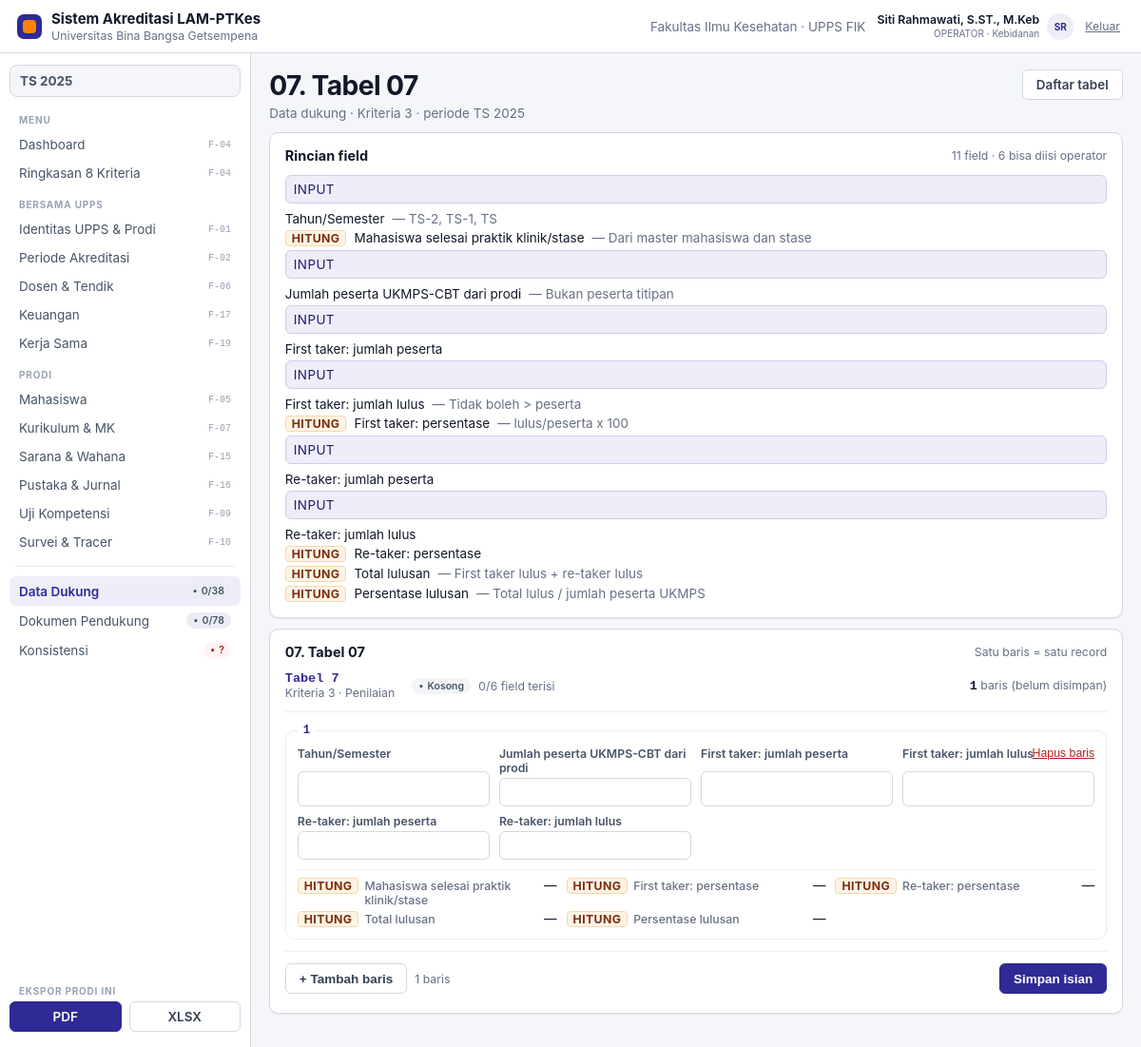
/index.php?m=tabel&a=lihat&t=07 (signed in), run on an earlier commit of the app's database.
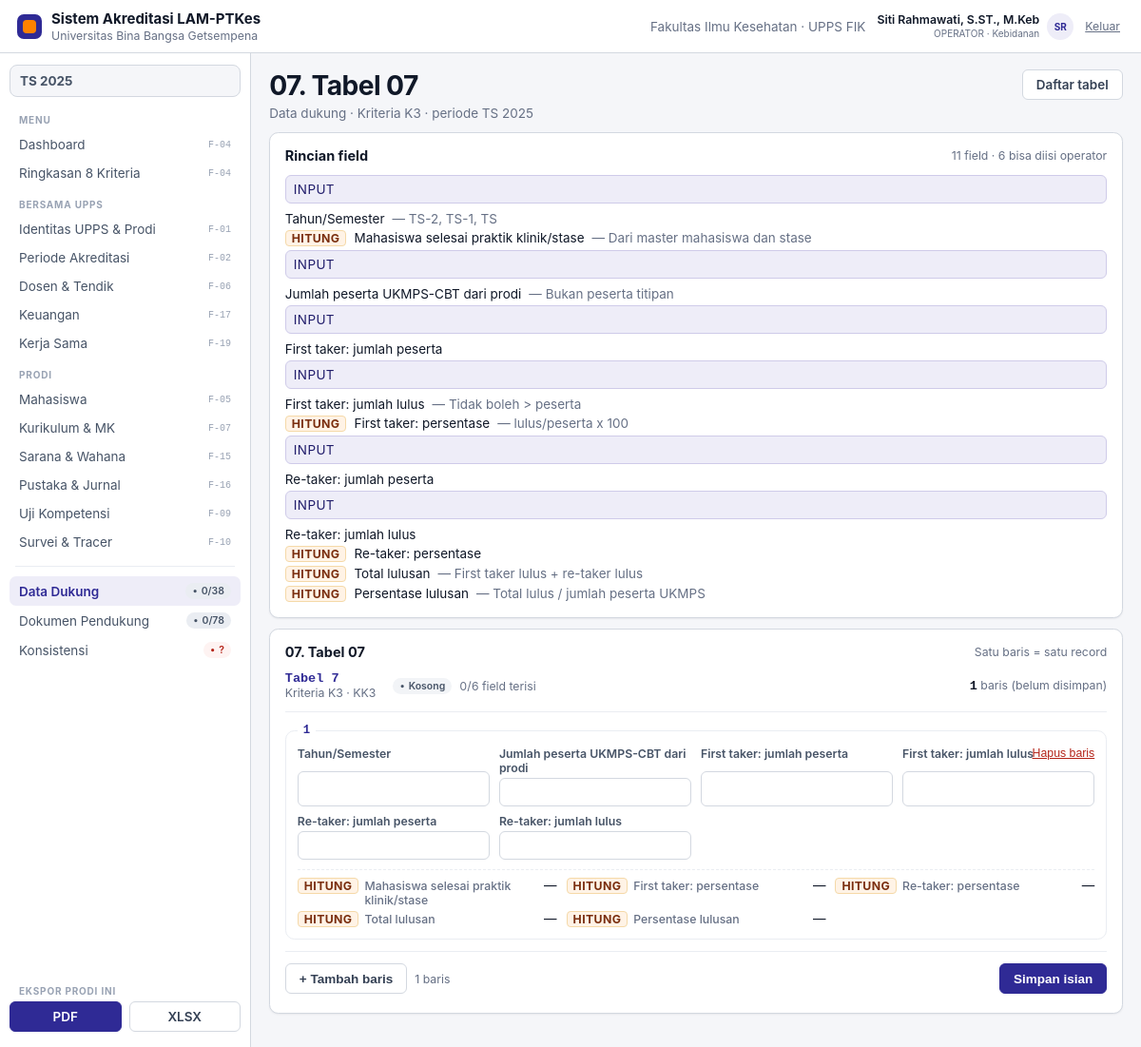
And on a later commit of the database.
### tables this page shows
CREATE TABLE tabel_dukung (
  kode          CHAR(2) NOT NULL,
  nomor         TINYINT UNSIGNED NOT NULL,
  judul         VARCHAR(255) NOT NULL,
  kriteria      CHAR(2) NOT NULL,
  khusus_profesi TINYINT(1) NOT NULL DEFAULT 0,
  varian        VARCHAR(20) NULL,                 
  berlaku_untuk VARCHAR(20) NOT NULL DEFAULT 'semua',
  PRIMARY KEY (kode),
  UNIQUE KEY uq_tabel_nomor (nomor),
   
   
  CONSTRAINT fk_tabel_kriteria FOREIGN KEY (kriteria) REFERENCES kriteria(kode)
);

CREATE TABLE IF NOT EXISTS kriteria (
  kode       CHAR(2) NOT NULL,
  nama       VARCHAR(160) NOT NULL,
  PRIMARY KEY (kode)
);

### web/modul/tabel/index.php (the view, shortened to what the changed rows need)
<?php
require_once __DIR__ . '/../../system/layout.php';
require_once dirname(__DIR__, 2) . '/tampilan/kerangka/komponen.php';
require_once __DIR__ . '/proses.php';
function gaya_tabel(): string
{
    return '<link rel="stylesheet" href="' . e(BASE_URL) . 'aset/css/kerangka.css?v=1">'
         . '<link rel="stylesheet" href="' . e(BASE_URL) . 'aset/css/tabel.css?v=1">';
}
$aksi = preg_replace('/[^a-z]/', '', $_GET['a'] ?? 'index');
$PRODI = prodi_aktif();
$per = $PRODI ? periode_aktif($PRODI) : null;
$PERIODE = (int) $per['id'];
$tabelKode = (string) ($_GET['t'] ?? $_POST['t'] ?? '');
if ($aksi === 'lihat') {
    $tabelKode = preg_replace('/[^0-9]/', '', $tabelKode);
    try {
        $info = tabel_info($tabelKode);
    } catch (TabelDitolak $x) {
        render('Tabel tidak ditemukan', gaya_tabel() . halaman_galat(404,
            'Kode tabel <b>' . e($tabelKode) . '</b> tidak ada di instrumen.'));
        return;
    }
    $status = status_satu_tabel($tabelKode, $PRODI, $PERIODE);
    $field = tabel_field($tabelKode);
    $input = array_values(array_filter($field, fn($f) => $f['asal'] === 'Input'));
    $lain = array_values(array_filter($field, fn($f) => $f['asal'] !== 'Input'));
    $baris = tabel_baris($tabelKode, $PRODI, $PERIODE);
    $terkunci = $status['dikunci'];
    $bisaIsi = boleh('ISI') && !$terkunci && $status['berlaku'];
    $drafKosong = !$baris;
    if ($drafKosong) {
        $baris = [['id' => 0, 'urut' => 1, 'dikunci' => false, 'nilai' => [], 'pengunci' => null, 'dikunci_pada' => null]];
    }
    $totalBaris = count($baris);
    $halMax = max(1, (int) ceil($totalBaris / TABEL_PER_HAL));
    $hal = min(max(1, halaman()), $halMax);
    $tampilBaris = array_slice($baris, ($hal - 1) * TABEL_PER_HAL, TABEL_PER_HAL);
    $isi = gaya_tabel();
    $rincian = '';
    foreach ($field as $f) {
        $rincian .= '<li><span class="tf-sumber tf-' . e(strtolower($f['asal'])) . '">'
            . e($f['asal']) . '</span> ' . e($f['label'])
            . ($f['keterangan'] && $f['keterangan'] !== '-' ? ' <span class="muted">— ' . e($f['keterangan']) . '</span>' : '')
            . '</li>';
    }
    $aksiHtml = '<a class="btn" href="' . e(BASE_URL) . 'index.php?m=tabel">Daftar tabel</a>';
    $kepala = '<div class="tf-head">'
        . '<div><div class="tf-kode num">Tabel ' . e($info['nomor']) . '</div>'
        . '<div class="tf-kriteria">Kriteria ' . e($info['kriteria']) . ' · ' . e(nama_kriteria('K' . $info['kriteria'])) . '</div></div>'
        . '<div class="tf-status">' . badge_status($status['status'])
        . '<span class="tf-terisi">' . e((string) $status['terisi']) . '/' . e((string) $status['total']) . ' field terisi</span></div>'
        . '<div class="tf-jumlah"><b class="num">' . e((string) $totalBaris) . '</b> baris'
        . ($drafKosong ? ' <span class="muted">(belum disimpan)</span>' : '') . '</div>'
        . '</div>';
    $isi .= kartu('Rincian field', '<ul class="tf-rincian">' . $rincian . '</ul>',
        ['catatan' => count($field) . ' field · ' . count($input) . ' bisa diisi operator']);
    $urutMax = 0;
    foreach ($baris as $b) {
        $urutMax = max($urutMax, (int) $b['urut']);
    }
    $form = '<form method="post" action="' . e(BASE_URL) . 'index.php?m=tabel&amp;a=simpan" id="formTabel" class="tf-form"'
        . ' data-urut-max="' . e((string) $urutMax) . '">'
        . csrf_input() . '<input type="hidden" name="t" value="' . e($tabelKode) . '">'
        . '<input type="hidden" name="hal" value="' . e((string) $hal) . '">'
        . '<div class="tf-baris-list">';
    foreach ($tampilBaris as $b) {
        $form .= tabel_render_baris($b, $input, $lain, $bisaIsi);
    }
    $form .= '</div>';
    $form .= '<div id="tfHapus" hidden></div>';
    if ($bisaIsi) {
        $form .= '<div class="tf-aksi">'
            . '<button class="btn" type="button" id="tfTambah">+ Tambah baris</button>'
            . '<span class="muted tf-hitung" id="tfHitung">' . count($baris) . ' baris</span>'
            . '<button class="btn btn-primary" type="submit">Simpan isian</button>'
            . '</div>';
    }
    $form .= '</form>';
    if ($bisaIsi) {
        $form .= '<template id="tfTemplate">' . tabel_render_baris(
            ['id' => 0, 'urut' => 0, 'dikunci' => false, 'nilai' => [], 'pengunci' => null, 'dikunci_pada' => null],
            $input, $lain, true) . '</template>';
    }
    $navigasi = '';
    $isi .= kartu($info['judul'], $kepala . $navigasi . $form,
        ['catatan' => $halMax > 1
            ? sprintf('Satu baris = satu record · halaman %d dari %d', $hal, $halMax)
            : 'Satu baris = satu record']);
    if ($bisaIsi) {
        $isi .= '<script src="' . e(BASE_URL) . 'aset/js/tabel.js?v=1" defer></script>';
    }
    render($info['judul'], $isi, [
        'aktif' => 'tabel',
        'sub' => 'Data dukung · Kriteria ' . $info['kriteria'] . ' · periode TS ' . $per['tahun_ts'],
        'aksi' => $aksiHtml,
    ]);
    return;
}
function tabel_render_baris(array $b, array $input, array $lain, bool $bisaIsi): string
{
    $urut = (int) $b['urut'];
    $beku = !$bisaIsi || $b['dikunci'];
    $html = '<fieldset class="tf-baris' . ($b['dikunci'] ? ' terkunci' : '') . '" data-urut="' . e((string) $urut) . '"'
        . ' data-baris-id="' . e((string) $b['id']) . '">'
        . '<legend><span class="tf-baris-no num">' . e((string) $urut) . '</span>'
        . ($b['dikunci'] ? ' <span class="tf-kunci">terkunci</span>' : '') . '</legend>';
    if ($bisaIsi && !$b['dikunci']) {
        $html .= '<button class="tf-hapus" type="button" data-hapus-baris aria-label="Hapus baris ' . e((string) $urut) . '">Hapus baris</button>';
    }
    $html .= '<div class="tf-grid">';
    foreach ($input as $f) {
        $nama = 'sel[' . $urut . '][' . $f['kunci'] . ']';
        $sel = $b['nilai'][$f['kunci']] ?? null;
        $kolom = tabel_kolom($f['tipe']);
        if ($kolom === 'angka') {
            $nilai = $f['tipe'] === 'tanggal'
                ? tabel_angka_ke_tgl($sel['nilai_angka'] ?? null)
                : (string) ($sel['nilai_angka'] ?? '');
        } else {
            $nilai = (string) ($sel['nilai_teks'] ?? '');
        }
        $html .= '<label class="tf-field"><span class="tf-label">' . e($f['label']) . '</span>';
        if ($beku) {
            $tampil = $f['tipe'] === 'tanggal' && $nilai !== '' ? tgl($nilai) : ($nilai === '' ? '—' : $nilai);
            $html .= '<span class="tf-nilai">' . e($tampil) . '</span>';
        } else {
            $html .= tabel_kontrol($nama, $f, $nilai);
        }
        $html .= '</label>';
    }
    $html .= '</div>';
    if ($lain) {
        $html .= '<div class="tf-lain">';
        foreach ($lain as $f) {
            $sel = $b['nilai'][$f['kunci']] ?? null;
            $nilai = tabel_kolom($f['tipe']) === 'angka'
                ? (string) ($sel['nilai_angka'] ?? '')
                : (string) ($sel['nilai_teks'] ?? '');
            $html .= '<div class="tf-lain-item"><span class="tf-sumber tf-' . e(strtolower($f['asal'])) . '">'
                . e($f['asal']) . '</span><span class="tf-label">' . e($f['label']) . '</span>'
                . '<span class="tf-nilai">' . e($nilai === '' ? '—' : $nilai) . '</span></div>';
        }
        $html .= '</div>';
    }
    return $html . '</fieldset>';
}
function tabel_kontrol(string $nama, array $f, string $nilai): string
{
    $namaAttr = ' name="' . e($nama) . '"';
    if (tabel_kolom($f['tipe']) === 'angka') {
        $langkah = in_array($f['tipe'], ['desimal', 'persen'], true) ? '0.01' : '1';
        return '<input type="number" class="tf-input" step="' . $langkah . '"' . $namaAttr
            . ' value="' . e($nilai) . '" inputmode="decimal">';
    }
    return '<input type="text" class="tf-input" maxlength="500"' . $namaAttr
        . ' value="' . e($nilai) . '">';
}

### web/tampilan/kerangka/komponen.php (shortened to what the changed rows need)
<?php
require_once dirname(__DIR__, 2) . '/system/view.php';
require_once dirname(__DIR__, 2) . '/system/rekap.php';
function kartu(string $judul, string $isi, array $opsi = []): string
{
    $kelas = trim('card ' . (string) ($opsi['kelas'] ?? ''));
    $id = isset($opsi['id']) ? ' id="' . e((string) $opsi['id']) . '"' : '';
    $kepala = '';
    if ($judul !== '' || !empty($opsi['catatan']) || !empty($opsi['aksi'])) {
        $kepala = '<div class="card-head"><h2>' . e($judul) . '</h2>';
        if (!empty($opsi['catatan'])) {
            $kepala .= '<span class="note">' . e((string) $opsi['catatan']) . '</span>';
        }
        $kepala .= '</div>';
    }
    return '<section class="' . e($kelas) . '"' . $id . '>' . $kepala . $isi . '</section>';
}

### web/system/layout.php (shortened to what the changed rows need)
<?php
require_once __DIR__ . '/view.php';
require_once __DIR__ . '/rekap.php';
function nav_items(): array
{
    $items = [
        ['kelompok' => 'MENU', 'baris' => [
            ['dashboard',   'Dashboard',            'F-04', null],
            ['ringkasan',   'Ringkasan 8 Kriteria',  'F-04', null],
        ]],
        ['kelompok' => 'BERSAMA UPPS', 'baris' => [
            ['identitas', 'Identitas UPPS & Prodi', 'F-01', null],
            ['periode',   'Periode Akreditasi',     'F-02', null],
            ['dosen',     'Dosen & Tendik',         'F-06', null],
            ['keuangan',  'Keuangan',               'F-17', null],
            ['kerjasama', 'Kerja Sama',             'F-19', null],
        ]],
        ['kelompok' => 'PRODI', 'baris' => [
            ['mahasiswa', 'Mahasiswa',        'F-05', null],
            ['kurikulum', 'Kurikulum & MK',   'F-07', null],
            ['sarana',    'Sarana & Wahana',  'F-15', null],
            ['pustaka',   'Pustaka & Jurnal', 'F-16', null],
            ['uji',       'Uji Kompetensi',   'F-09', null],
            ['survei',    'Survei & Tracer',  'F-10', null],
        ]],
        ['kelompok' => null, 'baris' => [
            ['tabel',       'Data Dukung',        null, 'tabel'],
            ['dokumen',     'Dokumen Pendukung',  null, 'dokumen'],
            ['konsistensi', 'Konsistensi',        null, 'konsistensi'],
        ]],
    ];
    if (boleh('KELOLA_PENGGUNA')) {
        $items[1]['baris'][] = ['pengguna', 'Pengguna & Hak Akses', 'F-22', null];
    }
    return $items;
}
function render(string $judul, string $isi, array $opsi = []): void
{
    $aktif = $opsi['aktif'] ?? '';
    $U = pengguna();
    $sub = $opsi['sub'] ?? '';
    $aksi = $opsi['aksi'] ?? '';
    $nav = nav_items();
    ?><!DOCTYPE html>
<html lang="id">
<head>
<link rel="stylesheet" href="<?= e(BASE_URL) ?>aset/css/app.css?v=1">
</head>
<body>
<header class="topbar">
  <div class="brand">
    <div class="brand-mark"></div>
    <div class="brand-text">
      <div class="brand-name">Sistem Akreditasi LAM-PTKes</div>
      <div class="brand-sub">Universitas Bina Bangsa Getsempena</div>
    </div>
  </div>
  <div class="topbar-right">
    <span class="topbar-ctx">Fakultas Ilmu Kesehatan · UPPS FIK</span>
    <div class="who">
      <div class="who-txt">
        <div class="who-nama"><?= e($U['nama'] ?? '') ?></div>
        <div class="who-peran"><?= e($U['peran_kode'] ?? '') ?><?= $U['prodi_nama'] ? ' · ' . e($U['prodi_nama']) : '' ?></div>
      </div>
      <div class="avatar"><?= e(inisial($U['nama'] ?? '')) ?></div>
      <a class="who-keluar" href="<?= e(BASE_URL) ?>index.php?m=masuk&amp;a=keluar">Keluar</a>
    </div>
  </div>
</header>
<aside class="sidebar" id="sidebar">
  <button class="period"><b>TS <?= e(tahun_ts()) ?></b></button>
  <?php foreach ($nav as $grup): ?>
    <?php if ($grup['kelompok']): ?><div class="nav-label"><?= e($grup['kelompok']) ?></div><?php else: ?><div class="nav-sep"></div><?php endif; ?>
    <?php foreach ($grup['baris'] as [$kode, $nama, $fitur, $badge]): ?>
      <a class="nav-item<?= $aktif === $kode ? ' aktif' : '' ?>" href="<?= e(BASE_URL) ?>index.php?m=<?= e($kode) ?>">
        <span class="lbl"><?= e($nama) ?></span>
        <?php if ($badge === 'tabel'): ?><span class="badge"><?= e(rekap_tabel_ringkas()) ?></span>
        <?php elseif ($badge === 'dokumen'): ?><span class="badge"><?= e(rekap_dokumen_ringkas()) ?></span>
        <?php elseif ($badge === 'konsistensi'): ?><span class="badge badge-bad">?</span>
        <?php elseif ($fitur): ?><span class="code"><?= e($fitur) ?></span><?php endif; ?>
      </a>
    <?php endforeach; ?>
  <?php endforeach; ?>
  <div class="sb-foot">
    <div class="nav-label">EKSPOR PRODI INI</div>
    <div class="export-row">
      <?php if (boleh('EKSPOR')): ?>
        <a class="btn btn-primary" href="<?= e(BASE_URL) ?>index.php?m=ekspor&amp;a=pdf">PDF</a>
        <a class="btn btn-ghost" href="<?= e(BASE_URL) ?>index.php?m=ekspor&amp;a=xlsx">XLSX</a>
      <?php else: ?>
        <button class="btn" disabled>PDF</button><button class="btn" disabled>XLSX</button>
      <?php endif; ?>
    </div>
  </div>
</aside>
<main class="main">
  <div class="page-head">
    <div>
      <h1><?= e($judul) ?></h1>
      <?php if ($sub): ?><div class="page-sub"><?= e($sub) ?></div><?php endif; ?>
    </div>
    <?php if ($aksi): ?><div class="actions"><?= $aksi ?></div><?php endif; ?>
  </div>
  <?= $isi ?>
</main>
</body>
</html><?php
}
function inisial(string $nama): string
{
    $bersih = preg_replace('/,.*$/', '', $nama);
    $kata = preg_split('/\s+/', trim($bersih)) ?: [];
    $out = '';
    foreach ($kata as $k) {
        if ($k !== '') {
            $out .= mb_substr($k, 0, 1);
        }
        if (mb_strlen($out) >= 2) {
            break;
        }
    }
    return mb_strtoupper($out);
}
function tahun_ts(): int
{
    $p = prodi_aktif();
    $ts = (int) qv('SELECT tahun_ts FROM periode WHERE prodi_id = ? AND aktif = 1
                    ORDER BY tahun_ts DESC LIMIT 1',
        [$p], (int) date('Y'));
    return $ts;
}
function rekap_tabel_ringkas(): string
{
    $p = prodi_aktif();
    $per = $p ? periode_aktif($p) : null;
    $r = rekap_ringkas($p, (int) $per['id']);
    return sprintf('%d/%d', $r['selesai'], $r['wajib']);
}
function rekap_dokumen_ringkas(): string
{
    $p = prodi_aktif();
    $per = $p ? periode_aktif($p) : null;
    $r = rekap_dokumen($p, (int) $per['id']);
    return sprintf('%d/%d', $r['unggah'], $r['total']);
}

What changed in the data, as far as the page shows it:
changed tabel_dukung "07. Tabel 07": kriteria "3" → "K3"; kriteria.nama "Penilaian" → (not shown)
Also different on the page:
$sub: "Data dukung · Kriteria 3 · periode TS 2025" → "Data dukung · Kriteria K3 · periode TS 2025"
nama_kriteria('K' . $info['kriteria']): (not shown) → "KK3"
